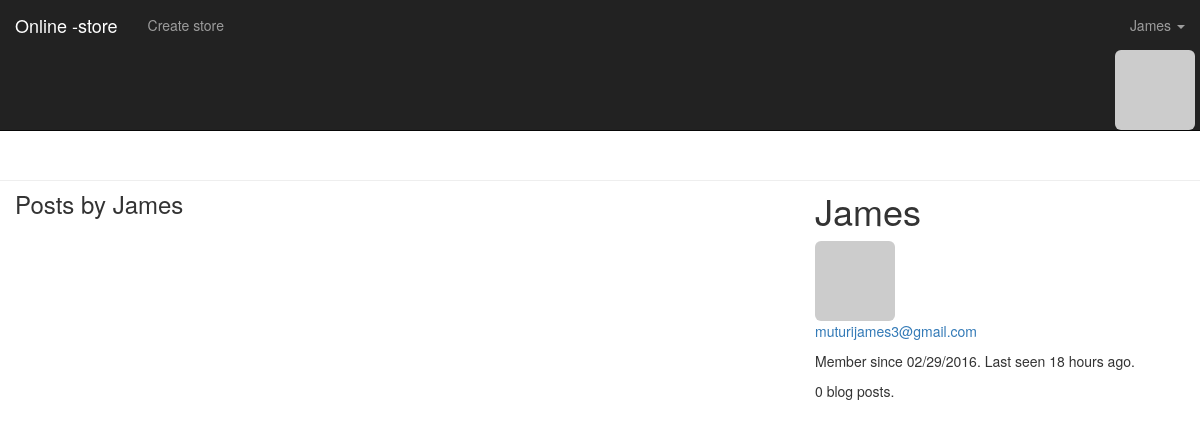
The app's page /user/James (signed in), older data.
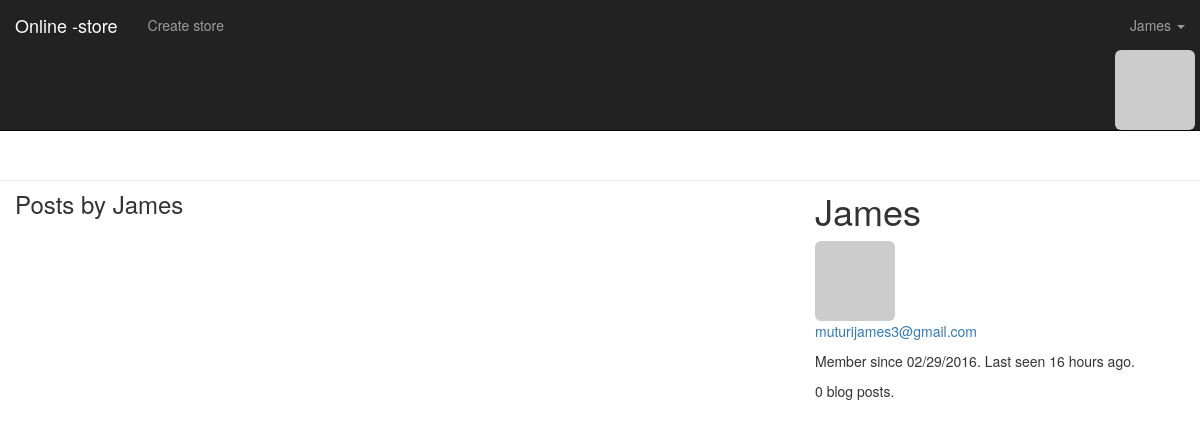
The same page, newer data.
### app/model.py (models this page shows, shortened)
class User(UserMixin, db.Model):
    __tablename__='users'
    id = db.Column(db.Integer, primary_key=True)
    name = db.Column(db.String(128), nullable=False)
    email = db.Column(db.String(128), nullable=False)
    password = db.Column(db.String(192), nullable=False)
    password_hash =db.Column(db.String(128))
    confirmed = db.Column(db.Boolean, default=False)
    avatar_hash = db.Column(db.String(32))
    member_since = db.Column(db.DateTime(), default=datetime.utcnow)
    last_seen = db.Column(db.DateTime(), default=datetime.now)
    role_id =db.Column(db.Integer, db.ForeignKey('roles.id'))
    posts = db.relationship('Post', backref='author', lazy='dynamic')
    @property
    def password(self):
        raise AttributeError('password is are hidden attributes')
    @password.setter
    def password(self, password):
        self.password_hash = generate_password_hash(password)
    @login_manager.user_loader
    def load_user(user_id):
        return User.query.get(int(user_id))
    def ping(self):
        self.last_seen = datetime.utcnow()
        db.session.add(self)
    def gravatar(self, size=100, default='identicon', rating='g'):
        if request.is_secure:
            url = 'https://secure.gravatar.com/avatar'
        else:
            url = 'http://www.gravatar.com/avatar'
        hash = hashlib.md5(self.email.encode('utf-8')).hexdigest()
        return '{url}/{hash}?s={size}&d={default}&r={rating}'.format(
                                                                    url=url, hash=hash, size=size,
                                                                    default=default, rating=rating)

### app/main/view.py (the view)
@main.route('/user/<name>')
def user(name):
    user = User.query.filter_by(name=name).first()
    if user is None:
        abort(404)
    posts = user.posts.order_by(Post.timestamp.desc()).all()
    page = request.args.get('page', 1, type=int)
    pagination = Post.query.order_by(Post.timestamp.desc()).paginate(
                                    page, per_page=current_app.config['JOKENIA_POSTS_PER_PAGE'],
                                    error_out=False)
    return render_template('main/user.html', user=user, posts=posts, pagination=pagination)

### app/auth/view.py (called while the page is built)
@auth.before_app_request
def before_request():
    if current_user.is_authenticated:
        current_user.ping()
        if not current_user.confirmed \
                and request.endpoint[:5] != 'auth.':
            return redirect(url_for('auth.unconfirmed'))

### app/main/__init__.py (called while the page is built)
@main.app_context_processor
def inject_permissions():
    return dict(Permission=Permission)

### app/templates/main/user.html (shortened to what this page needs)
{% extends "layout.html" %}
{% import "bootstrap/wtf.html" as wtf %}
{% block content %}
<div class="page-header">
        <div class="col-sm-8">
            <h3>Posts by {{ user.name }}</h3>
        </div>
    <div class="col-sm-4">
        <h1>{{ user.name }}</h1>
        <img class="img-rounded profile-thumbnail" src="{{ user.gravatar(size=256) }}">
        {% if current_user.is_authenticated %}
        <p><a href="mailto:{{ user.email }}">{{ user.email }}</a></p>
        {% endif %}
        <p>Member since {{ moment(user.member_since).format('L') }}. Last seen {{ moment(user.last_seen).fromNow() }}.</p>
            <p>{{ user.posts.count() }} blog posts. </p>
    </div>
</div>
{% endblock %}

### app/templates/layout.html (shortened to what this page needs)
{% extends "bootstrap/base.html" %}
{% import "bootstrap/wtf.html" as wtf %}
        {% block navbar %}
            <nav class="navbar navbar-inverse navbar-static-top">
                <div class="container-fluid">
                    <div class="navbar-header">
                        <a class="navbar-brand" href="#">Online -store</a>
                    </div>
                    <div class="navbar-collapse collapse">
                        <ul class="nav navbar-nav">
                            <li>
                             {% if current_user.is_authenticated %}
                                <a href="{{url_for('main.index') }}" class="brand-link">Create store</a>
                                {% endif %}
                            </li>
                        </ul>
                            <ul class="nav navbar-nav navbar-right">
                            {% if current_user.is_authenticated %}
                                <li class="dropdown">
                                    <a href="#" class="dropdown-toggle" data-toggle="dropdown">
                                        {{ current_user.name }} <b class="caret"></b>
                                    </a>
                                        </li>
                                    </ul>
                            {% else %}
                                <li><a href="{{ url_for('auth.login') }}">Log In</a></li>
                            {% endif %}
                                <div class="profile-thumbnail">
                                            <a href="{{ url_for('main.user', name=current_user.name) }}">
                                                <img class="img-rounded profile-thumbnail"
                                                src="{{ current_user.gravatar(size=30) }}">
                                            </a>
                                </div>
                    </div>
                </div>
            </nav>
    {% endblock %}

Row changes from the older to the newer data that the page shows:
changed User "James": last_seen "18 hours ago" → "16 hours ago"
